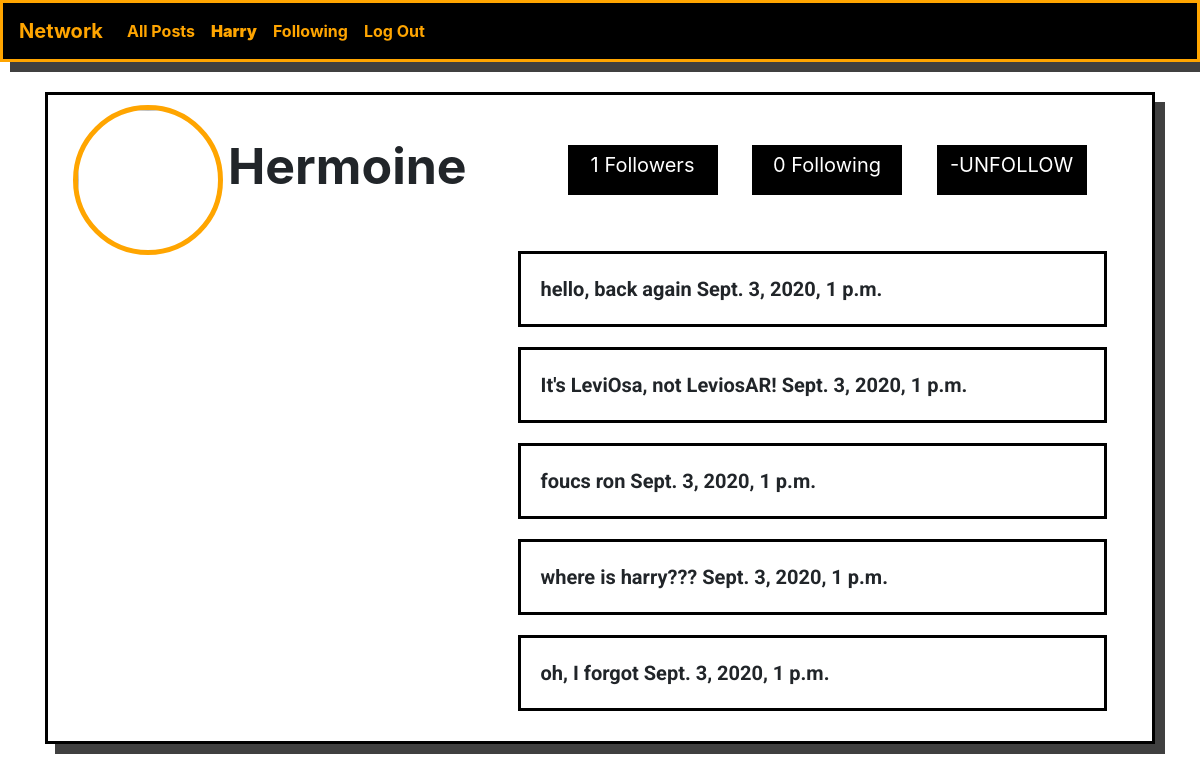
The app's page /profile/4 (signed in) with its own data.
### network/models.py (models this page shows, shortened)
class User(AbstractUser):
	pass

class Post(models.Model):
	post = models.CharField(max_length=350,blank = True, null = True)
	user = models.ForeignKey(User, on_delete=models.CASCADE)
	created_date = models.DateTimeField(default=timezone.now())

### network/views.py (the view)
# urls.py: path("profile/<str:user_id>", views.profile, name="profile"),
def profile(request, user_id):
    if request.user.is_authenticated:
        now = timezone.now()
        upcoming = Post.objects.filter(created_date__gte=now, user__in=User.objects.filter(id=user_id)).order_by('created_date')
        passed = Post.objects.filter(created_date__lt=now, user__in=User.objects.filter(id=user_id)).order_by('-created_date')
        username1 = User.objects.get(id=request.user.id)
        for post in passed:
            username = post.user
        user = User.objects.get(id=user_id)
        state = False
        for f in user.followers.all():
            if request.user.username == str(f):
                state = True
            else:
                state = False
        posts_list = list(upcoming) + list(passed)
        page = request.GET.get('page', 1)
        paginator = Paginator(posts_list, 10)
        try:
            allposts = paginator.page(page)
        except PageNotAnInteger:
            allposts = paginator.page(1)
        except EmptyPage:
            allposts = paginator.page(paginator.num_pages)
        return render(request, "network/profile.html",{
            "posts":allposts,
            "username":str(username),
            "user_id":user_id,
            "followers":user.followers.all().count(),
            "following":user.following.all().count(),
            "state":state
            })

### network/models.py (called while the page is built)
	def __str__(self):
		return self.user_id.username

### network/templates/network/profile.html (shortened to what this page needs)
{% extends "network/layout.html" %}
{% block body %}
<div class="container">
	<main>
		<div class="head">
			<div >
				<img class="profile " src="https://images.unsplash.com/photo-1581397867212-e05b3692d16b?ixlib=rb-1.2.1&ixid=eyJhcHBfaWQiOjEyMDd9&auto=format&fit=crop&w=500&q=60" >
				<span id="username">{{username}}</span>
			</div>
			<div >
				<div class="following">
					{% if user.username == username %}
						<div class="follow">
							<p ><a href="{% url 'followers' user_id %}">{{followers}} Followers</a></p>
                    		<p ><a  href="{% url 'following' user.id %}">{{following}} Following</a></p>
						</div>
					{% else %}
						<div class="follow">
							<p ><a href="{% url 'followers' user_id %}">{{followers}} Followers</a></p>
                    		<p ><a  href="{% url 'following' user.id %}">{{following}} Following</a></p>
								{% if state %}
						<p><a href="{%url 'unfollow' user_id%}">-UNFOLLOW {{follower.name}}</a></p>
						{% else %}
						<p ><a href="{%url 'follow' user_id%}">+FOLLOW</a></p>
						{% endif %}
						</div>
					{% endif %}
				</div>
				{% for post in posts %}
				    <div class="new_post">
				    	<div class="post">
				    		{{post.post}}
				    		{{post.created_date}}
				    	</div>
				    </div>
				{% endfor %}
			</div>
		</div>
	</main>
</div>
{% endblock %}

### network/templates/network/layout.html (shortened to what this page needs)
{% load static %}
<!DOCTYPE html>
<html lang="en">
    <head>
        <link rel="stylesheet" href="https://stackpath.bootstrapcdn.com/bootstrap/4.4.1/css/bootstrap.min.css">
        <link href="{% static 'network/styles.css' %}" rel="stylesheet">
    </head>
    <body>
        <nav id="navbar" class="navbar navbar-expand-lg navbar-light ">
            <a class="navbar-brand" href="#">Network</a>
            <div>
              <ul class="navbar-nav mr-auto">
                <li class="nav-item">
                  <a class="nav-link" href="{% url 'index' %}">All Posts</a>
                </li>
                {% if user.is_authenticated %}
                 <li class="nav-item">
                        <a class="nav-link" href="{% url 'profile' user.id %}"><strong>{{ user.username }} </strong></a>
                    </li>
                    <li class="nav-item">
                        <a class="nav-link" href="{% url 'following' user.id %}">Following</a>
                    </li>
                    <li class="nav-item">
                        <a class="nav-link" href="{% url 'logout' %}">Log Out</a>
                    </li>
                {% endif %}
              </ul>
            </div>
          </nav>
        <div class="body">
            {% block body %}
            {% endblock %}
        </div>
    </body>
</html>

### network/static/network/styles.css (style rules this page uses)
.new_post { border:3px solid black; padding: 20px; margin: 20px; }
#navbar { background-color: black; border:solid orange 3px; font-weight: bolder; box-shadow: 10px 10px 0px 0px rgba(0,0,0,0.75); margin-bottom: 30px; }
#navbar a { color:orange; }
.following { border:1px solid black; padding: 20px; margin: 20px; }
.post { font-family: 'Roboto', sans-serif; font-weight: bolder; font-size: 20px; }

### network/templates/network/profile.html (style rules this page uses)
.head { display: flex; justify-content: space-around; margin: 10px; }
main { border:solid black 3px; width: 100%; height: auto; margin: auto; box-shadow: 10px 10px 0px 0px rgba(0,0,0,0.75); }
.profile { width: 150px; height: 150px; border-radius: 50%; border: solid 5px orange; }
.head p { font-size:20px; }
.follow p { width: 150px; height: 50px; text-align: center; padding: 5px; background-color: black; display: inline-block; margin-left: 30px; }
.following { border:none !important; }
#username { font-weight: bolder; font-size: 50px; }
.follow p a { color: white; }

### records on screen
User: username "Harry"
User: username "Hermoine"
Post: post "hello, back again", created_date "Sept. 3, 2020, 1 p.m."
Post: post "It's LeviOsa, not LeviosAR!", created_date "Sept. 3, 2020, 1 p.m."
Post: post "foucs ron", created_date "Sept. 3, 2020, 1 p.m."
Post: post "where is harry???", created_date "Sept. 3, 2020, 1 p.m."
Post: post "oh, I forgot", created_date "Sept. 3, 2020, 1 p.m."

### other values on screen
{{ followers }} "1"
{{ following }} "0"
